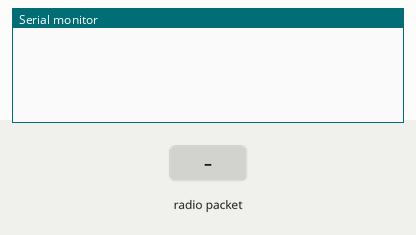
A sketch run on a simulated Arduino Uno, built with avr-gcc and run on an emulated ATmega328P. Parts: the last lines printed to the serial monitor. The test bench sets the inputs (shaded band). No radio packets arrive unless stated.

Above: at 1.2 s.
1.3 s: radio packet "A" arrives
At 2.5 s:
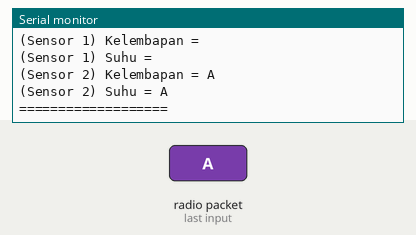
2.8 s: radio packet "B" arrives
At 3.6 s:
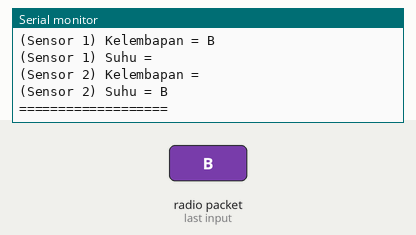
4.3 s: radio packet "C" arrives
At 4.7 s:
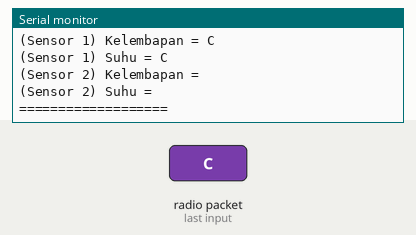
5.8 s: radio packet "D" arrives
At 7.0 s:
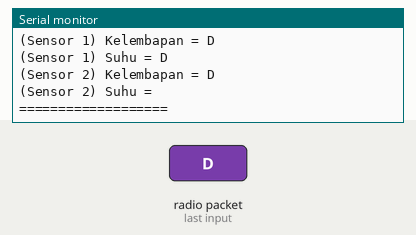
7.3 s: radio packet "1" arrives
At 8.3 s:
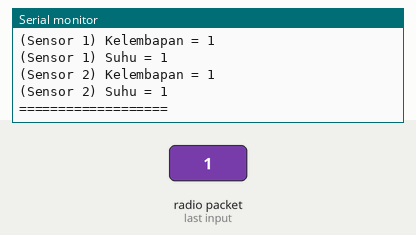

Measured:
- after the input at 1.3 s, the serial monitor: prints a new line at once (image 1)
- after the input at 2.8 s, the serial monitor: prints a new line at once (image 2)
- after the input at 4.3 s, the serial monitor: prints a new line at once (image 3)
- after the input at 5.8 s, the serial monitor: prints a new line at once (image 4)
- after the input at 7.3 s, the serial monitor: prints a new line at once (image 5)

The sketch:

RX_NRF24L011.ino
```cpp
#include <SPI.h>
#include <nRF24L01.h>
#include <RF24.h>

//RF24 radio(7,8); //CE = 7 dan CSN 8
//RF24 radio(8,7); //CE = 8 dan CSN 7
RF24 radio(4, 5); //CE = 8 dan CSN 10


const byte address[6] = "00001";

String datain;
int8_t indexOfA, indexOfB, indexOfC, indexOfD;
String data1, data2, data3, data4;


void setup() {
  // put your setup code here, to run once:
  Serial.begin(9600);

  radio.begin();
  radio.openReadingPipe(0, address);
  radio.setPALevel(RF24_PA_MAX);
  radio.setDataRate(RF24_250KBPS);
  radio.startListening();
}

void loop() {
  char text[34] = "";
  while (radio.available() > 0) {
    radio.read(&text, sizeof(text));
    String transData = String(text);

    transData.trim(); // menghilangkan enter atau "\n"
    Serial.println(transData);
    //teknik parsing
    indexOfA = transData.indexOf("A");
    indexOfB = transData.indexOf("B");
    indexOfC = transData.indexOf("C");
    indexOfD = transData.indexOf("D");

    data1 = transData.substring (0, indexOfA);
    data2 = transData.substring (indexOfA+1, indexOfB);
    data3 = transData.substring (indexOfB+1, indexOfC);
    data4 = transData.substring (indexOfC+1, indexOfD);

    Serial.println((String)"(Sensor 1) Kelembapan = " + data1);
    Serial.println((String)"(Sensor 1) Suhu = "+data2);
    Serial.println((String)"(Sensor 2) Kelembapan = " + data3);
    Serial.println((String)"(Sensor 2) Suhu = "+data4);
    Serial.println("===================");
  }
}
```
